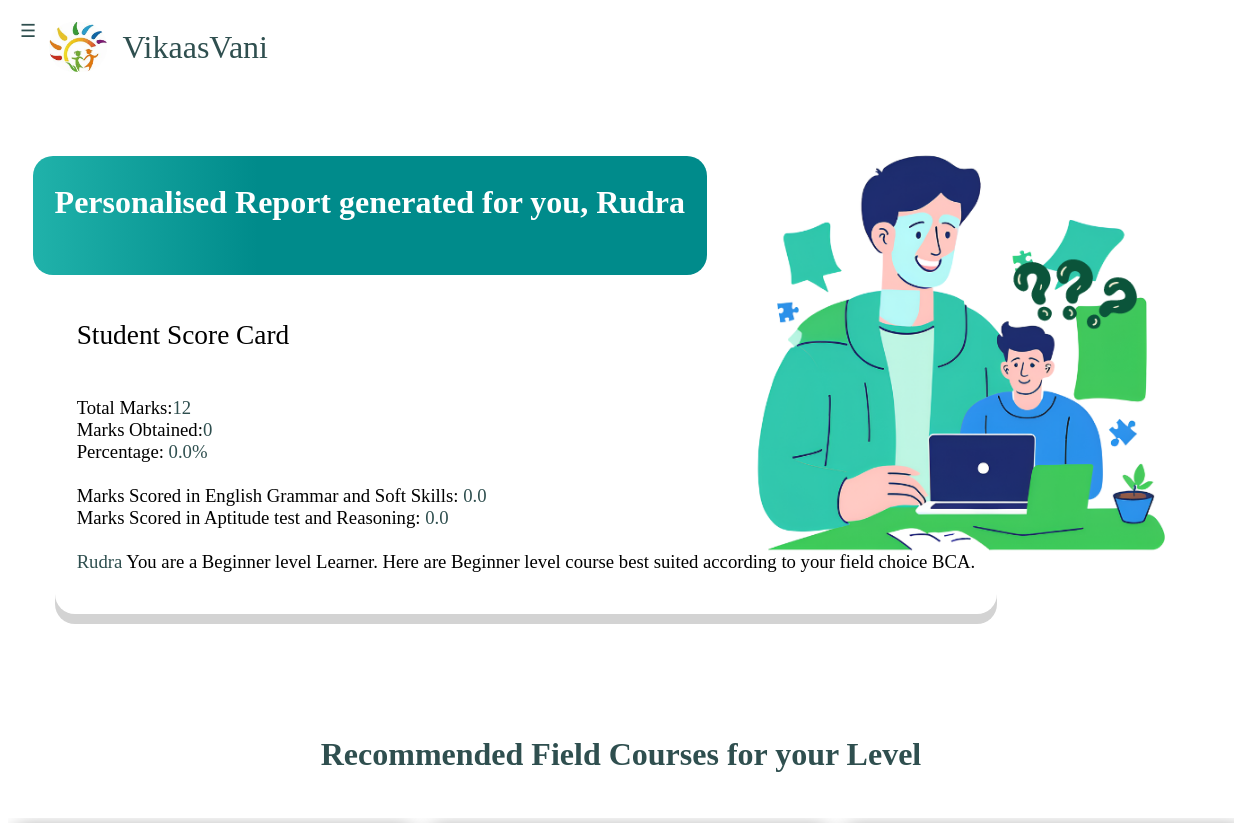
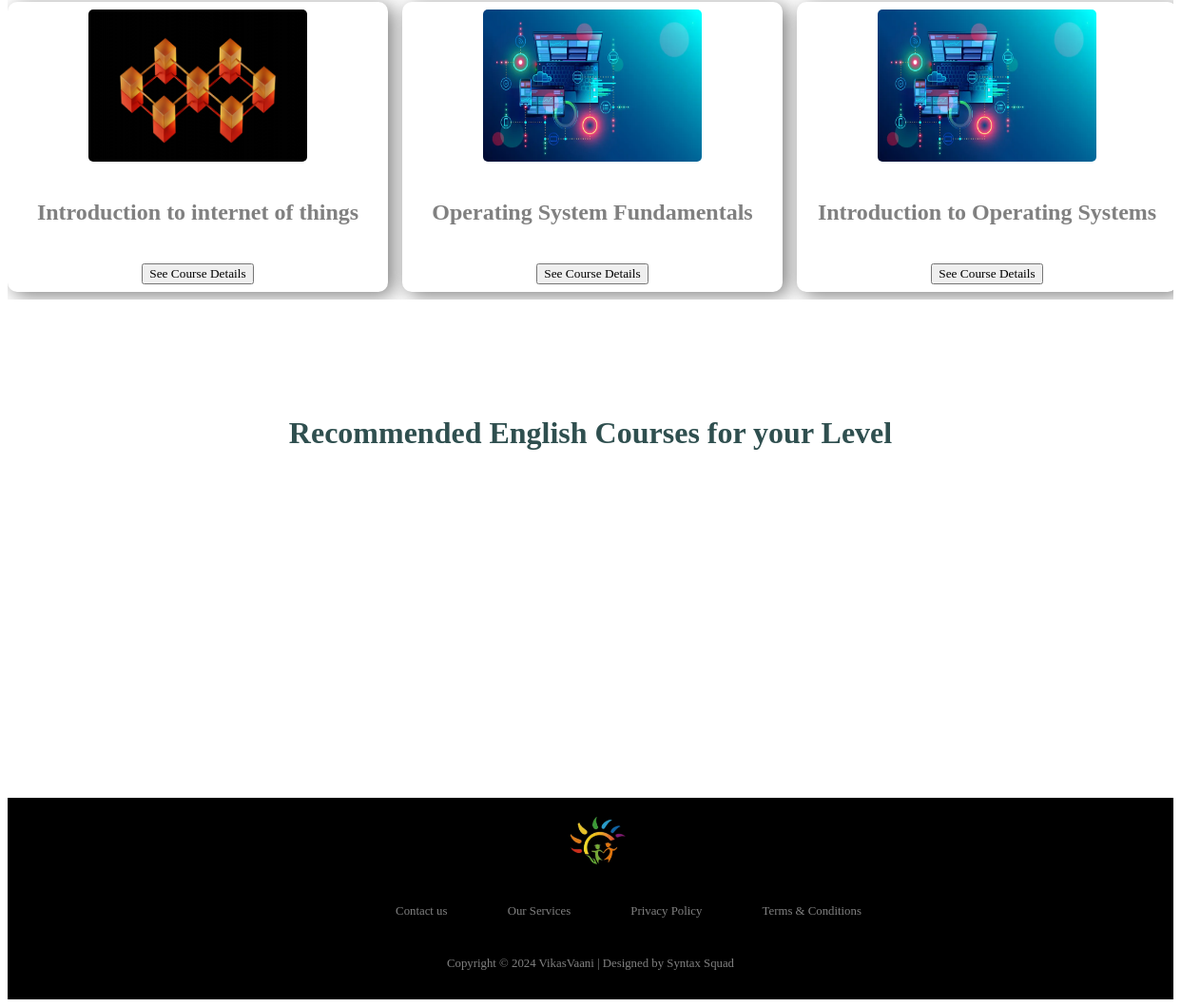
Screenshot of /report/ (signed in) with the database file from the repository (2 pictures, top to bottom).
### myapp/models.py (models this page shows, shortened)
class user_data(AbstractUser):
    userid=models.IntegerField(primary_key=True)
    test_attempt=models.IntegerField(null=True,blank=True)
    dob=models.DateField(null=True,blank=True)
    contact=models.ImageField(null=True,blank=True)
    gender=models.CharField(max_length=200, null=True,blank=True)
    profilelink1=models.CharField(max_length=200,null=True,blank=True)
    profilelink2=models.CharField(max_length=200,null=True,blank=True)
    profilelink3=models.CharField(max_length=200,null=True,blank=True)
    pfp=models.CharField(max_length=200,null=True,blank=True)
    def __str__(self):
        return self.username

class Report(models.Model):
    userid=models.ForeignKey(user_data,on_delete=models.CASCADE)
    percentage=models.FloatField()
    field = models.CharField(max_length=255)
    totalEMarks=models.FloatField(null=True, blank=True)
    totalFMarks=models.FloatField(null=True, blank=True)
    totalMarks=models.IntegerField(null=True, blank=True)
    totalQue=models.IntegerField(null=True, blank=True)
    time=models.DateField(auto_now=True)
    level=models.IntegerField(null=True, blank=True)

class techcourse(models.Model):
  name=models.CharField(max_length=225)
  level=models.CharField(max_length=20)
  link=models.URLField()
  image=models.CharField(max_length=200, blank=True, null=True)

### myapp/views.py (the view)
# urls.py: path('report/', views.reportfunc, name='reportfunc'),
def reportfunc(request):
    try:
        sid = request.session.get('user_id')
        username = request.session.get('username')
        if not sid or not username:
            logger.error("Session variables 'user_id' or 'username' not set.")
            return render(request, 'reportnotfound.html')
        user = get_object_or_404(user_data, userid=sid)
        record = get_object_or_404(Report, userid=sid)
        level = record.level
        t=techcourse.objects.filter(level=level)
        e=engcourse.objects.filter(level=level)
        print(f"Saved details: username={username}, user={user}, sid={sid}, percentage={record.percentage},")
        return render(request, 'report.html', {'record': record, 'user': user,'t':t,'e':e})
    except Exception as e:
        logger.error(f"Error retrieving report: {e}")
        return render(request, 'reportnotfound.html')

### templates/report.html (shortened to what this page needs)
<head>
    {% load static %}
    <link rel="stylesheet" type="text/css" href="{% static 'footer.css' %}">
    <link rel="stylesheet" type="text/css" href="{% static 'report.css' %}">
</head>
<body>
    <div class="report-container">
        <div class="report-navbar">
            <button id="toggleButton">☰</button>
            <div id="sidebar" class="sidebar">
                <button id="toggleButton2">☰</button>
            </div>
            <div class="logoContainer">
                <img src="../static/logo.jpg" class="logo">
            </div>
            <div class="navItem">
                <div><a href="/">VikaasVani</a></div>
            </div>
        </div>
        <div class="items sliding-element">
            <div class="item1">
                <p><strong>Personalised Report generated for you, {{user.username | capfirst}}</strong> </p>
            </div>
            <div class="item2">
                <p class="head">
                    Student Score Card
                </p>
                <p class="body">
                    <span>Total Marks:</span>{{record.totalQue}}<br>
                    <span>Marks Obtained:</span>{{record.totalMarks}}<br>
                    <span>Percentage: </span>{{record.percentage}}%<br><br>
                    <span>Marks Scored in English Grammar and Soft Skills: </span>{{record.totalEMarks}}<br>
                    <span>Marks Scored in Aptitude test and Reasoning: </span>{{record.totalFMarks}}<br><br>
                    {{user.username | capfirst}}<span> You are
                    {% if record.percentage >= 70 %} an Advance level Learner. Here are Advance level course best suited according to your field choice {{record.field}}.
                    {% elif record.percentage >= 35 and record.percentage < 70 %} an Intermediate level Learner. Here are Intermediate level course best suited according to your field choice {{record.field}}.
                    {% elif record.percentage >= 0 and record.percentage < 35 %} a Beginner level Learner. Here are Beginner level course best suited according to your field choice {{record.field}}.
                    {% endif %}
                    <br></span>
                </p>
            </div>
        </div>
    </div>
    <div class="container2" style="margin-top:10%;">
        <center><h2 class="donate">Recommended Field Courses for your Level</h1><br></center>
        <div id="list-volunteers" style="width:100%;display: flex;gap: 15px;overflow-x:auto;overflow-y: hidden;height: 320px;align-items: center;">
            {% for i in t %}
                <div class="grid text-center"  >
                    <div class="g-col-3 g-col-md-3"  >
                        <div class="card" style="width: 25rem; background-color: white;box-shadow: 6px 4px 20px grey;border-radius:10px;">
                            <div class="card-body">
                                <img src="../{{i.image}}" class="img">
                                <h5 class="card-title-report">{{i.name}}</h5>
                                <a href={{j.link}} class="card-link" ><button class="pink-button">See Course Details</button></a>
                        </div>
                    </div>
                </div>
            </div>
        {%endfor%}
        </div>
    </div>
    <div class="container2"style="margin-top:10%;">
        <center><h2 class="donate">Recommended English Courses for your Level</h1><br></center>
        <div id="list-volunteers" style="width:100%;display: flex;gap: 15px;overflow-x:auto;overflow-y: hidden;height: 320px;align-items: center;">
        </div>
    </div>
   {% include 'footer.html' %}
</body>

### templates/footer.html (shortened to what this page needs)
<head>
    {% load static %}
    <link rel="stylesheet" href="static/footer.css">
</head>
<div class="footer">
    <div class="logoContainer">
        <img src="../static/logo2.png" class="logo" style="border-radius:50%;">
    </div>
    <div class="row">
        <ul>
        <li><a href="#">Contact us</a></li>
        <li><a href="about.html">Our Services</a></li>
        <li><a href="#">Privacy Policy</a></li>
        <li><a href="tc.html">Terms & Conditions</a></li>
        </ul>
        </div>
        <div class="row">
         Copyright © 2024 VikasVaani | Designed by Syntax Squad
        </div>
        </div>

### static/footer.css (style rules this page uses)
.footer { width:100%; background:#000; padding:10px 0px; text-align:center; }
.footer .row { width:100%; margin:1% 0%; padding:0.6% 0%; color:gray; font-size:0.8em; }
.footer .row a { text-decoration:none; color:gray; transition:0.5s; }
.footer .row ul { width:100%; }
.footer .row ul li { display:inline-block; margin:0px 30px; }

### static/report.css (style rules this page uses)
* { font-family:'Trebuchet MS'; }
body { overflow-x:hidden; }
.report-navbar { margin-top:4px; display: flex; flex-direction: row; justify-content: flex-start; align-content:center; align-items: center; padding: 1rem; width: 300px; height: 70px; z-index:1000; box-sizing: border-box; }
.logoContainer { flex: 0 0 auto; width: auto; height: auto; padding-left: 0; margin: 0; }
.logo { height: 50px; width: auto; margin-left: 15px; padding: 10px; border-radius:80px; }
.navItem { flex: 1; margin:2%; font-size: 200%; }
.navItem a { color:darkslategrey; text-decoration:none; }
.report-container { display: flex; flex-wrap: wrap; flex-direction: column; background-image: url("bg3.png"); background-repeat: no-repeat; background-size: cover; }
img { height:50%; width:50%; }
.items { display:flex; flex-wrap:wrap; flex-direction:row; justify-content:flex-start; width:90%; height:auto; margin-top:6%; margin-left:2%; }
.item1 { display:flex; flex:wrap; font-size:200%; height: 20%; padding: 2%; padding-bottom: 2%; background: linear-gradient(to right, lightseagreen, darkcyan, darkcyan, darkcyan); border-radius: 20px; color: white; z-index:0; }
.item2 { z-index:2; display:flex; flex-direction:column; flex:wrap; font-size: 180%; padding: 2%; padding-bottom: 2%; box-shadow: 0px 10px 0px lightgrey; border-radius: 20px; color: darkslategrey; margin-top:-2%; margin-left:2%; }
.item1 p { margin-top:1%; }
.body { font-size:65%; }
.head { margin-top:5%; color:black; font-size:95%; }
.img { height:50%; width:60%; border-radius:5px; }
.donate { font-size:200%; color:darkslategrey; }
.card-title-report { font-size:150%; color:grey; }
#list-volunteers { align-items:center; text-align:center; }
.card-body { padding:2%; }
.body span { color:black; }
#toggleButton { font-size: 18px; padding: 10px; cursor: pointer; position: fixed; top: 10px; left: 10px; z-index: 10000; background-color:transparent; border:none; margin-right:10%; color:darkslategrey; }
#toggleButton2 { font-size: 18px; padding: 10px; cursor: pointer; position: fixed; top: 16px; left: 10px; z-index: 2; border:none; margin-right:10%; color:white; background-color:white; height:30px; }
.sidebar { height: 100%; width: 250px; position: fixed; top: 0; left: -250px; background-color: darkslategrey; overflow-x: hidden; transition: 0.3s; z-index: 999; color:white; }

### rows the page displays
user_data: username "Rudra"
Report: totalQue "12", totalMarks "0", percentage "0.0", totalEMarks "0.0", totalFMarks "0.0", field "BCA"
techcourse: image (picture), name "Introduction to internet of things"
techcourse: image (picture), name "Operating System Fundamentals"
techcourse: image (picture), name "Introduction to Operating Systems"
